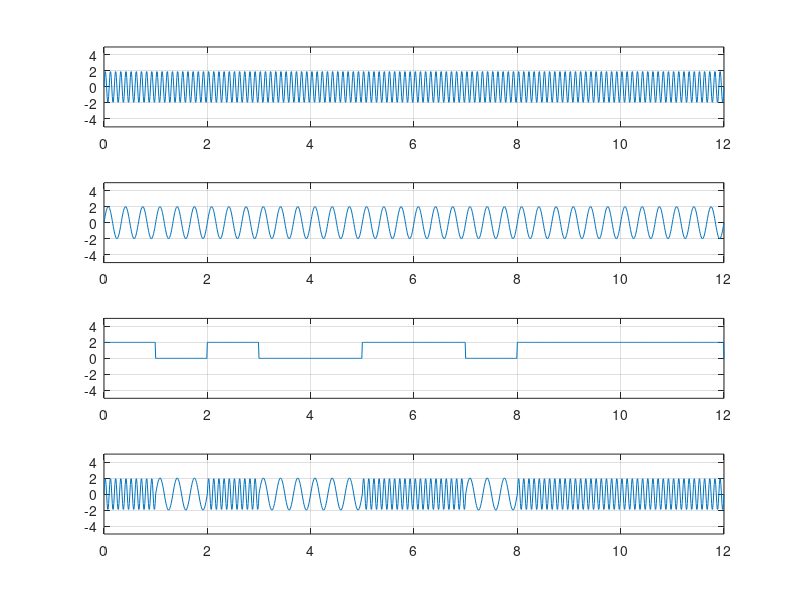

Write the MATLAB code that produced this figure.
%Digital signal....
%FSK 1 = has one frequency else another;

clear all;
clc;
bit = [1, 0, 1, 0, 0, 1, 1, 0, 1, 1, 1, 1];

v = 2;

am = 2;
fm = 10;
f2 = 3;
fs = 100;
bit_duration = 1; % bitrate = 1/bitduration
T = length(bit) * bit_duration; % len/bitrate.
t = 0:1/fs:T;

x_analog = am*sin(2*pi*fm*t);
subplot(4, 1, 1);
plot(t,x_analog);
xlim([0, T]);
ylim([-5, 5]);
grid on;

x_analog_2 = am*sin(2*pi*f2*t);
subplot(4, 1, 2);
plot(t,x_analog_2);
xlim([0, T]);
ylim([-5, 5]);
grid on;

x_digital = zeros(1, length(t));

%encoding
for i = 1:length(bit)
    from = (i-1)*fs*bit_duration+1;
    to = i*fs*bit_duration;
    
    if bit(i) == 1
        x_digital(from : to) = v;        
    else
        x_digital(from : to) = 0;
    end
end

subplot(4,1, 3);
plot(t, x_digital);
xlim([0, T]);
ylim([-5, 5]);
grid on;

%FSK
fsk = zeros(1, length(t));

for i = 1:length(bit)
    from = (i-1)*fs*bit_duration+1;
    to = i*fs*bit_duration;
    
    if bit(i) == 1
        fsk(from:to) = x_analog(from:to);
        f1 = round(trapz(fsk(from:to)));
    else
        fsk(from:to) = x_analog_2(from:to);
        f2 = round(trapz(fsk(from:to)));
    end
end

subplot(4,1, 4);
plot(t, fsk);
xlim([0, T]);
ylim([-5, 5]);
grid on;

%Demodulation

data = zeros(1, int8(length(t)/fs*bit_duration));

for i = 1:length(t)/fs*bit_duration
    from = (i-1)*fs*bit_duration+1;
    to = i*fs*bit_duration;
    
    if round(trapz(fsk(from:to))) == f1
        data(i) = 1;
    elseif round(trapz(fsk(from:to))) == f2
        data(i) = 0;
    end
end

disp(data)